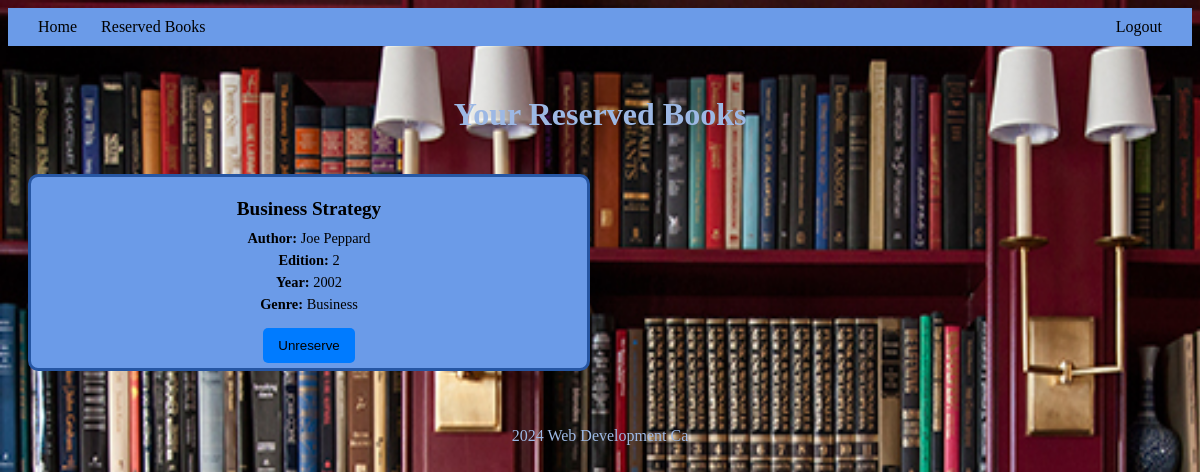
Page /PHP/Reserved.php (signed in) on the committed database.
### tables this page shows
CREATE TABLE `books` (
  `ISBN` varchar(15) NOT NULL,
  `bookTitle` text NOT NULL,
  `author` varchar(30) NOT NULL,
  `editor` int(11) NOT NULL,
  `yearMake` int(11) NOT NULL,
  `category` int(11) NOT NULL,
  `reserved` char(1) NOT NULL
);

CREATE TABLE `category` (
  `categoryID` int(11) NOT NULL,
  `categoryDesc` varchar(15) NOT NULL
);

### PHP/Reserved.php (the view, shortened to what this page needs)
<!DOCTYPE html>
<html lang="en">
<head>
    <link rel="stylesheet" href="../CSS/reserved.css">
</head>
<body>
    <header>
        <div class="navbar">
            <div>
                <a href="books.php">Home</a>
                <a href="Reserved.php">Reserved Books</a>
            </div>
            <a href="books.php?action=logout">Logout</a>
        </div>
        <h1>Your Reserved Books</h1>
    </header>
    <div class="reserved-books">
        <?php
        $servername = "localhost";
        $username = "root";
        $password = "";
        $dbname = "librarydb";
        $conn = new mysqli($servername, $username, $password, $dbname);
        $loggedInUser = $_SESSION['Username'];
        $sqlFetchBooks = "SELECT b.ISBN, b.bookTitle, b.author, b.editor, b.yearMake, c.categoryDesc AS category, b.reserved
            FROM books b
            JOIN category c ON b.category = c.categoryID
            JOIN reserved r ON b.ISBN = r.ISBN
            WHERE r.Username = '$loggedInUser' AND b.reserved = 'Y'";
        $result = $conn->query($sqlFetchBooks);
        if ($result->num_rows > 0)
        {
            while ($row = $result->fetch_assoc())
            {
                echo "<div class='bookBlocks'>";
                echo "<h2>" . ($row['bookTitle']) . "</h2>";
                echo "<p><strong>Author:</strong> " . ($row['author']) . "</p>";
                echo "<p><strong>Edition:</strong> " . ($row['editor']) . "</p>";
                echo "<p><strong>Year:</strong> " . ($row['yearMake']) . "</p>";
                echo "<p><strong>Genre:</strong> " . ($row['category']) . "</p>";
                echo "<form method='POST' action='Reserved.php'>";
                echo "<button type='submit' name='unreserveBook'>Unreserve</button>";
                echo "</form>";
                echo "</div>";
            }
        } else {
            echo "<div class = 'messages'> <h2>No reserved books.</h2></div>";
        }
        ?>
    </div>
    <footer>
    <p>2024 Web Development Ca</p>
    </footer>
</body>
</html>

### CSS/reserved.css (style rules this page uses)
body { background: url(../photos/shelves.jpg) repeat-y; background-size: 1540px 1200px; }
header h1 { margin-top: 50px; text-align: center; color: #9db8e4; }
.navbar { display: flex; justify-content: space-between; padding: 10px 20px; background-color: #6b9be8; color: black; }
.navbar a { color: black; text-decoration: none; margin: 0 10px; }
.reserved-books { display: grid; grid-template-columns: repeat(2, 1fr); gap: 20px; padding: 20px; margin: 0 auto; max-width: 1200px; }
.bookBlocks { background-color: #6b9be8; border: 3px solid #2656a3; border-radius: 10px; padding: 5px; text-align: center; }
.bookBlocks h2 { font-size: 1.2em; margin-bottom: 10px; }
.bookBlocks p { margin: 5px 0; font-size: 0.9em; color: black; }
.bookBlocks button { padding: 10px 15px; margin-top: 10px; background-color: #007BFF; color: black; border: none; border-radius: 5px; }
footer { text-align: center; padding: 20px; color: #9db8e4; }

### rows in the picture
books: bookTitle "Business Strategy", author "Joe Peppard", editor "2", yearMake "2002", category.categoryDesc "Business"
